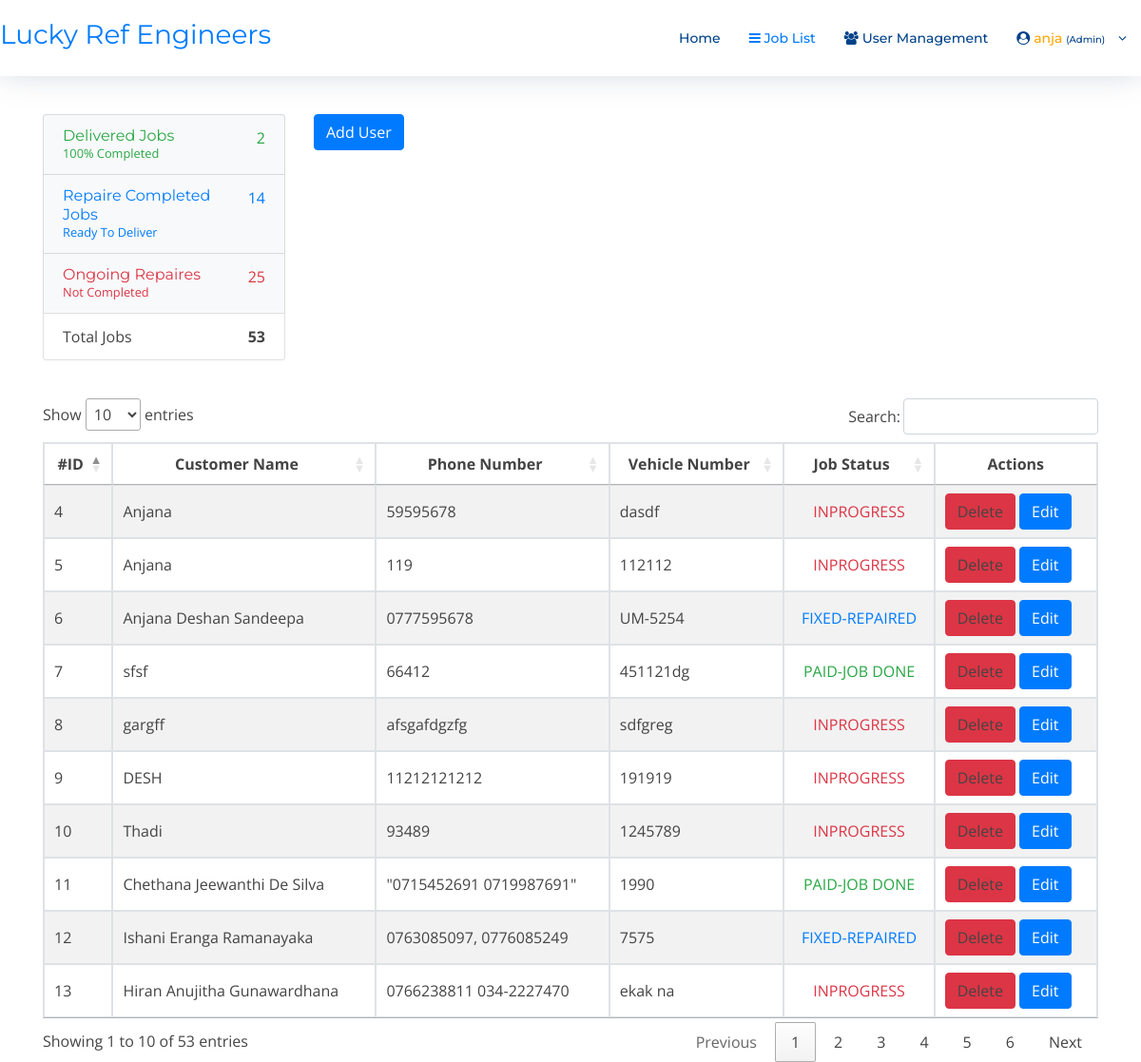
The app's page /joblist.php (signed in) with its own data.
### tables this page shows
CREATE TABLE `job_details` (
  `job_id` int(11) NOT NULL,
  `customer_name` varchar(45) NOT NULL,
  `address` varchar(100) DEFAULT NULL,
  `phone_no` varchar(45) NOT NULL,
  `nic_no` varchar(15) NOT NULL,
  `vehicle_no` varchar(20) NOT NULL,
  `vehicle_model` varchar(45) NOT NULL,
  `vehicle_brand` varchar(45) DEFAULT NULL,
  `colour` varchar(45) DEFAULT NULL,
  `type` varchar(45) DEFAULT NULL,
  `Description` varchar(1000) DEFAULT NULL,
  `Remarks` varchar(1000) DEFAULT NULL,
  `bill_date` varchar(50) NOT NULL,
  `bill_time` varchar(45) DEFAULT NULL,
  `last_update` varchar(45) NOT NULL,
  `user` varchar(45) NOT NULL,
  `last_update_user` varchar(45) DEFAULT NULL,
  `job_Status` varchar(45) DEFAULT NULL
);

### joblist.php (the view, shortened to what this page needs)
<?php require_once('process.php'); ?>
<html>
    <head>
        <link href="https://cdn.datatables.net/1.10.20/css/jquery.dataTables.min.css" rel="stylesheet">
        <link href="lib/bootstrap/css/bootstrap.min.css" rel="stylesheet">
        <link href="lib/font-awesome/css/font-awesome.min.css" rel="stylesheet">
        <link href="lib/animate/animate.min.css" rel="stylesheet">
        <link href="lib/ionicons/css/ionicons.min.css" rel="stylesheet">
        <link href="lib/owlcarousel/assets/owl.carousel.min.css" rel="stylesheet">
        <link href="lib/lightbox/css/lightbox.min.css" rel="stylesheet">
        <link href="css/style.css" rel="stylesheet">
        <link rel="stylesheet" href="https://maxcdn.bootstrapcdn.com/bootstrap/4.0.0/css/bootstrap.min.css">
        <link rel="stylesheet" href="https://cdnjs.cloudflare.com/ajax/libs/font-awesome/4.7.0/css/font-awesome.min.css">
        <link href="css/style.css" rel="stylesheet" type="text/css"/>
    </head>
    <body>
        <header id="header" class="fixed-top bg-orange">
            <div class="logo float-left">
                <h3 class="text-light"><a href="index.php"><span>Lucky Ref Engineers</span></a></h3>
            </div>
            <nav class="main-nav float-right d-none d-lg-block">
                <ul>
                    <li ><a href="index.php">Home</a></li>
                    <?php
              if (isset($_SESSION['user_id'])) {
          echo
          (' <li class="nav-item active">
             <a class="nav-link" href="joblist.php">
               <i class="fa fa-reorder">
               </i>
               Job List
             </a>
           </li>')
           ;
           if ($_SESSION['user_type']==='Admin' ){
            echo
            (' <li class="nav-item">
               <a class="nav-link" href="useraccts.php">
                 <i class="fa fa-users">
                 </i>
                 User Management
               </a>
             </li>')
             ;
          }
               echo
               ('<li class="drop-down"><a href="">
               <i class="fa fa-user-circle">
               </i>
               <span style="color: orange;"> '.($_SESSION['user_id']) . '</span>  <span style="font-size: 10px;"> ('.  $_SESSION['user_type'] .')</span>
               </a>
               <ul>
                 <li><a href="profile.php">My Profile</a></li>
                 <li >
                 <a  href="joblist.php">
                   Job List
                 </a>
               </li>
                 </li>
                 '.(($_SESSION['user_type']==='Admin' ) ? '<li><a href="useraccts.php">User Management</a></li>' : '').'
                 <li><a href="#">Drop Down 4</a></li>
                 <div class="dropdown-divider"></div>
                 <li><a href="logout.php">Logout</a></li>
               </ul>
             </li>') ;
          }
                    ?>
            </nav>
    </header>
    <?php
    $query = "SELECT * FROM job_details";
    $jobs = mysqli_query($conn, $query);
    ?>
    <br>
    <br>
    <br>
    <br>
    <br>
    <div class="container">
    <div class="row">
         <div class="col-md-9 order-md-2">
        <button type="button" class="btn btn-primary"  onclick="add()" id="addjob" data-toggle="modal" data-target="#exampleModal">
            Add User
        </button>
         </div>
         <div class="col-md-3 order-md-1 mb-4">
          <ul class="list-group mb-3">
            <li class="list-group-item d-flex justify-content-between lh-condensed bg-light">
              <div>
                <h6 class="my-0 text-success">Delivered Jobs</h6>
                <small class="text-success">100% Completed</small>
              </div>
              <span class="text-success">
              <?php
                 $query = "SELECT COUNT(*) FROM job_details WHERE job_Status='PAID-JOB DONE'";
                $count = mysqli_query($conn, $query);
                if ($count) {
                   $row= mysqli_fetch_array($count);
                   echo $row['COUNT(*)'];
                } else {
                    echo 'FAIL count';
                }
              ?>
              </span>
            </li>
            <li class="list-group-item d-flex justify-content-between lh-condensed bg-light">
              <div>
                <h6 class="my-0 text-primary">Repaire Completed Jobs</h6>
                <small class="text-primary">Ready To Deliver</small>
              </div>
              <span class="text-primary">
              <?php
                 $query = "SELECT COUNT(*) FROM job_details WHERE job_Status='FIXED-REPAIRED'";
                $count = mysqli_query($conn, $query);
                if ($count) {
                   $row= mysqli_fetch_array($count);
                   echo $row['COUNT(*)'];
                } else {
                    echo 'FAIL count';
                }
              ?>
              </span>
            </li>
            <li class="list-group-item d-flex justify-content-between lh-condensed bg-light">
              <div>
                <h6 class="my-0 text-danger">Ongoing Repaires </h6>
                <small class="text-danger">Not Completed</small>
              </div>
              <span class="text-danger">
              <?php
                 $query = "SELECT COUNT(*) FROM job_details WHERE job_Status='INPROGRESS'";
                $count = mysqli_query($conn, $query);
                if ($count) {
                   $row= mysqli_fetch_array($count);
                   echo $row['COUNT(*)'];
                } else {
                    echo 'FAIL count';
                }
              ?>
              </span>
            </li>
            <li class="list-group-item d-flex justify-content-between">
              <span>Total Jobs</span>
              <strong>
              <?php
                 $query = "SELECT count(*)
                FROM job_details";
                $count = mysqli_query($conn, $query);
                if ($count) {
                   $row= mysqli_fetch_array($count);
                   echo $row['count(*)'];
                } else {
                    echo 'FAIL count';
                }
              ?>
              </strong>
            </li>
          </ul>
        </div>
         </div>
        <div class="table-responsive">
        <table class="table table-striped table-bordered align-middle" align="center" id="list">
            <thead>
            <th class="text-center align-content-center"> #ID</th>
            <th class="text-center align-content-center">Customer Name</th>
            <th class="text-center align-content-center">Phone Number</th>
            <th class="text-center align-content-center">Vehicle Number</th>
            <th class="text-center align-content-center">Job Status</th>
            <th class="text-center align-content-center ">Actions</th>
            </thead>
            <?php
            while ($row = mysqli_fetch_array($jobs)) {
              echo'<tr ><td class="align-middle">' . $row['job_id'] . ' </td><td class="align-middle">' . $row['customer_name'] . '</td>'
              . '<td class="align-middle">' . $row['phone_no'] . '</td>'
              . '<td class="align-middle">' . $row['vehicle_no'] . '</td>'
              . '<td class="align-middle text-center align-content-center '.(($row['job_Status']==='FIXED-REPAIRED')?'text-primary ':" ").(($row['job_Status']==='PAID-JOB DONE')?'text-success ':" ").(($row['job_Status']==='INPROGRESS')?'text-danger ':" ").'">' . $row['job_Status'] . '</td>'
              . '<td class="align-middle"><a  onclick="swal({
  title: \'Are you sure? Delete Job  ' . $row['job_id'] . ' \',
  text: \'Once deleted, This Will can not  Recovered \',
  icon: \'warning\',
  buttons: true,
  dangerMode: true,
})
.then((willDelete) => {
  if (willDelete) {
   location.replace(\'joblist.php?delete=' . $row['job_id'] . '\');
  } else {
  }
})" class="btn btn-danger" id="delete" name="delete">Delete</a/>  <a  href="joblist.php?jobedit=' . $row['job_id'] . '" class="btn btn-primary"  >Edit</a></td>'
                . '</tr>';
            }
            ?>
        </table>
    </div>
</body>
</html>

### css/style.css (style rules this page uses)
body { background: #fff; color: #444; font-family: "Open Sans", sans-serif; }
a { color: #007bff; transition: 0.5s; }
h1, h2, h3, h4, h5, h6 { font-family: "Montserrat", sans-serif; font-weight: 400; margin: 0 0 20px 0; padding: 0; }
#header { height: 80px; transition: all 0.5s; z-index: 997; transition: all 0.5s; padding: 20px 0; background: #fff; box-shadow: 0px 0px 30px rgba(127, 137, 161, 0.3); }
.main-nav, .main-nav * { margin: 0; padding: 0; list-style: none; }
.main-nav > ul > li { position: relative; white-space: nowrap; float: left; }
.main-nav a { display: block; position: relative; color: #004289; padding: 10px 15px; transition: 0.3s; font-size: 14px; font-family: "Montserrat", sans-serif; font-weight: 500; }
.main-nav a:hover, .main-nav .active > a, .main-nav li:hover > a { color: #007bff; text-decoration: none; }
.main-nav .drop-down > a:after { content: "\f107"; font-family: FontAwesome; padding-left: 10px; }
.mobile-nav { position: fixed; top: 0; bottom: 0; z-index: 9999; overflow-y: auto; left: -260px; width: 260px; padding-top: 18px; background: rgba(19, 39, 57, 0.8); transition: 0.4s; }
.mobile-nav * { margin: 0; padding: 0; list-style: none; }
.mobile-nav a { display: block; position: relative; color: #fff; padding: 10px 20px; font-weight: 500; }
.mobile-nav a:hover, .mobile-nav .active > a, .mobile-nav li:hover > a { color: #74b5fc; text-decoration: none; }
.mobile-nav .drop-down > a:after { content: "\f078"; font-family: FontAwesome; padding-left: 10px; position: absolute; right: 15px; }
.mobile-nav .drop-down > a { padding-right: 35px; }

### records on screen
job_details: job_id "4", customer_name "Anjana", phone_no "59595678", vehicle_no "dasdf", job_Status "INPROGRESS"
job_details: job_id "5", customer_name "Anjana", phone_no "119", vehicle_no "112112", job_Status "INPROGRESS"
job_details: job_id "6", customer_name "Anjana Deshan Sandeepa", phone_no "0777595678", vehicle_no "UM-5254", job_Status "FIXED-REPAIRED"
job_details: job_id "7", customer_name "sfsf", phone_no "66412", vehicle_no "451121dg", job_Status "PAID-JOB DONE"
job_details: job_id "8", customer_name "gargff", phone_no "afsgafdgzfg", vehicle_no "sdfgreg", job_Status "INPROGRESS"
job_details: job_id "9", customer_name "DESH", phone_no "11212121212", vehicle_no "191919", job_Status "INPROGRESS"
job_details: job_id "10", customer_name "Thadi", phone_no "93489", vehicle_no "1245789", job_Status "INPROGRESS"
job_details: job_id "11", customer_name "Chethana Jeewanthi De Silva", phone_no "\"0715452691 0719987691\"", vehicle_no "1990", job_Status "PAID-JOB DONE"
job_details: job_id "12", customer_name "Ishani Eranga Ramanayaka", phone_no "0763085097, 0776085249", vehicle_no "7575", job_Status "FIXED-REPAIRED"
job_details: job_id "13", customer_name "Hiran Anujitha Gunawardhana", phone_no "0766238811 034-2227470", vehicle_no "ekak na", job_Status "INPROGRESS"

### other values on screen
$_SESSION['user_id'] "anja"
$_SESSION['user_type'] "Admin"
$row['COUNT(*)'] "2"
$row['COUNT(*)'] "14"
$row['COUNT(*)'] "25"
$row['count(*)'] "53"
